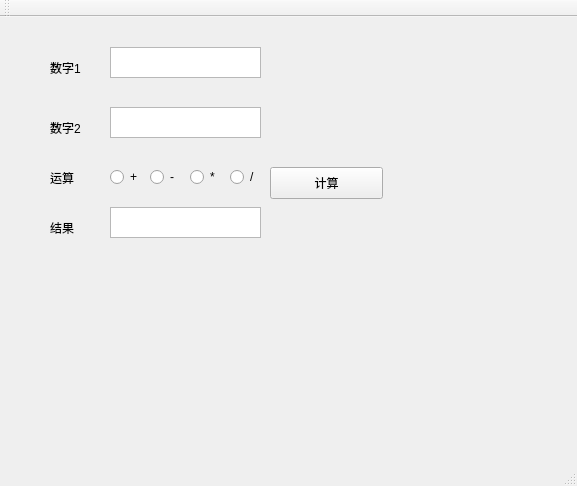
<?xml version="1.0" encoding="UTF-8"?>
<ui version="4.0">
 <class>MainWindow</class>
 <widget class="QMainWindow" name="MainWindow">
  <property name="geometry">
   <rect>
    <x>0</x>
    <y>0</y>
    <width>577</width>
    <height>486</height>
   </rect>
  </property>
  <property name="windowTitle">
   <string>MainWindow</string>
  </property>
  <widget class="QWidget" name="centralWidget">
   <widget class="QTextEdit" name="num1_box">
    <property name="geometry">
     <rect>
      <x>110</x>
      <y>30</y>
      <width>151</width>
      <height>31</height>
     </rect>
    </property>
   </widget>
   <widget class="QLabel" name="num1_label">
    <property name="geometry">
     <rect>
      <x>50</x>
      <y>40</y>
      <width>41</width>
      <height>21</height>
     </rect>
    </property>
    <property name="text">
     <string>数字1</string>
    </property>
   </widget>
   <widget class="QTextEdit" name="num2_box">
    <property name="geometry">
     <rect>
      <x>110</x>
      <y>90</y>
      <width>151</width>
      <height>31</height>
     </rect>
    </property>
   </widget>
   <widget class="QLabel" name="num2_label">
    <property name="geometry">
     <rect>
      <x>50</x>
      <y>100</y>
      <width>41</width>
      <height>21</height>
     </rect>
    </property>
    <property name="text">
     <string>数字2</string>
    </property>
   </widget>
   <widget class="QLabel" name="TODO_label">
    <property name="geometry">
     <rect>
      <x>50</x>
      <y>150</y>
      <width>41</width>
      <height>21</height>
     </rect>
    </property>
    <property name="text">
     <string>运算</string>
    </property>
   </widget>
   <widget class="QRadioButton" name="plus_Button">
    <property name="geometry">
     <rect>
      <x>110</x>
      <y>150</y>
      <width>31</width>
      <height>20</height>
     </rect>
    </property>
    <property name="text">
     <string>+</string>
    </property>
   </widget>
   <widget class="QRadioButton" name="minus_Button">
    <property name="geometry">
     <rect>
      <x>150</x>
      <y>150</y>
      <width>31</width>
      <height>20</height>
     </rect>
    </property>
    <property name="text">
     <string>-</string>
    </property>
   </widget>
   <widget class="QRadioButton" name="multiply_Button">
    <property name="geometry">
     <rect>
      <x>190</x>
      <y>150</y>
      <width>31</width>
      <height>20</height>
     </rect>
    </property>
    <property name="text">
     <string>*</string>
    </property>
   </widget>
   <widget class="QRadioButton" name="divide_Button">
    <property name="geometry">
     <rect>
      <x>230</x>
      <y>150</y>
      <width>31</width>
      <height>20</height>
     </rect>
    </property>
    <property name="text">
     <string>/</string>
    </property>
   </widget>
   <widget class="QLabel" name="result_label">
    <property name="geometry">
     <rect>
      <x>50</x>
      <y>200</y>
      <width>41</width>
      <height>21</height>
     </rect>
    </property>
    <property name="text">
     <string>结果</string>
    </property>
   </widget>
   <widget class="QPushButton" name="cal_Button">
    <property name="geometry">
     <rect>
      <x>270</x>
      <y>150</y>
      <width>113</width>
      <height>32</height>
     </rect>
    </property>
    <property name="text">
     <string>计算</string>
    </property>
   </widget>
   <widget class="QTextEdit" name="result_Window">
    <property name="geometry">
     <rect>
      <x>110</x>
      <y>190</y>
      <width>151</width>
      <height>31</height>
     </rect>
    </property>
   </widget>
  </widget>
  <widget class="QMenuBar" name="menuBar">
   <property name="geometry">
    <rect>
     <x>0</x>
     <y>0</y>
     <width>577</width>
     <height>22</height>
    </rect>
   </property>
  </widget>
  <widget class="QToolBar" name="mainToolBar">
   <attribute name="toolBarArea">
    <enum>TopToolBarArea</enum>
   </attribute>
   <attribute name="toolBarBreak">
    <bool>false</bool>
   </attribute>
  </widget>
  <widget class="QStatusBar" name="statusBar"/>
 </widget>
 <layoutdefault spacing="6" margin="11"/>
 <resources/>
 <connections>
  <connection>
   <sender>cal_Button</sender>
   <signal>clicked()</signal>
   <receiver>MainWindow</receiver>
   <slot>calResult()</slot>
   <hints>
    <hint type="sourcelabel">
     <x>358</x>
     <y>191</y>
    </hint>
    <hint type="destinationlabel">
     <x>471</x>
     <y>197</y>
    </hint>
   </hints>
  </connection>
 </connections>
 <slots>
  <slot>calResult()</slot>
 </slots>
</ui>
